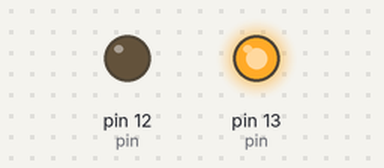
Bench run of a sketch on a simulated Arduino Uno, built with avr-gcc and run on an emulated ATmega328P. Parts: output pins drawn as LEDs (lit = HIGH).

Above: at 0.05 s.
At 1.85 s:
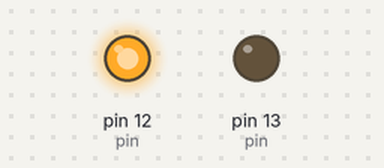
At 4.35 s:
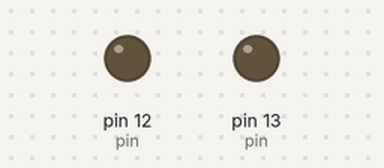
Timing chart, 0 to 4.7 s (numbered marks = the images above):
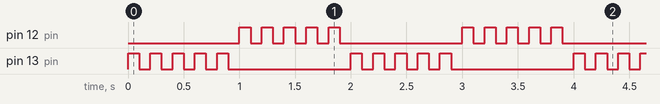

Measured:
- by itself, pin 12 (pin), pin 13 (pin): repeats every 2.0 s: 4 × (LOW 0.10 s, HIGH 0.10 s), LOW 1.1 s, HIGH 0.10 s

The sketch:

Blink.ino
```cpp
uint16_t pin = 13;
uint32_t blink_count = 5;

uint32_t dot_delay = 100;
uint32_t dash_delay = 500;

void setup()
{
  // put your setup code here, to run once:
  pinMode(13,OUTPUT); // Red
  pinMode(12,OUTPUT); // Blue

  pinMode(11, INPUT);

}

void blink()
{
  for (uint32_t i = 0; i < blink_count; i++)
  {
    digitalWrite(pin, HIGH);
    delay(100);
    digitalWrite(pin, LOW);
    delay(100);
  }
  // blink_count += 5;

  if (pin == 13)
    pin = 12;
  else
    pin = 13;
}

void loop()
{
  // put your main code here, to run repeatedly:
  blink();
}
```
